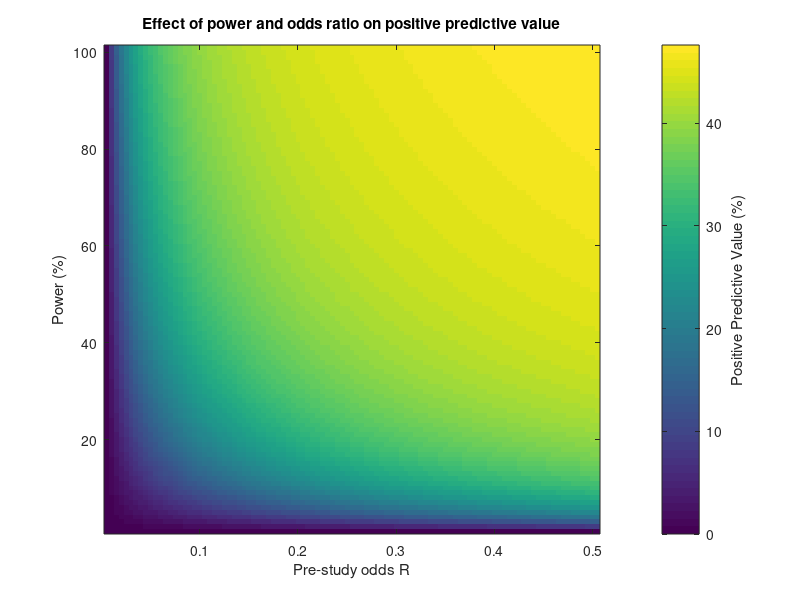

Write MATLAB code to recreate this figure.
% 2018-10-03 creating a figure to demonstrate the impact of power
% and pre-study odds on positive predictive value

% there's probably a more efficient way to do this using matrices
% instead of loops... I was just being lazy

clc;clear;close all

powers = 0:.01:1;
Rs = 0:.01:1; % odds ratios
alpha = .05;

for npower = 1:length(powers)
    power = powers(npower);
    for nR = 1:length(Rs)
        R = Rs(nR);
        PPV(nR,npower) = (power * R) / (power * R + alpha);
    end
end

imagesc((PPV))
set(gca(),'Ydir','normal')

title('Effect of power and odds ratio on positive predictive value')

xlabel('Pre-study odds R')
set(gca,'XTickLabel',.1:.1:1)

ylabel('Power (%)')

h = colorbar;
ylabel(h,'Positive Predictive Value (%)')
set(h,'YTickLabel',0:10:100)
